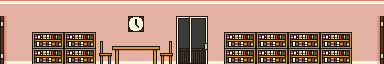

A level layout from a 2D game, rendered from its tile map. Below: a short description, then the map file with tile-grid data replaced by summaries:
An orthogonal 24x4 tile map with 16x16 px tiles, 1 tile layer (main) and 4 objects (4x item).

<map version="1.0" orientation="orthogonal" width="24" height="4" tilewidth="16" tileheight="16">
 <tileset firstgid="1" name="tiles" tilewidth="16" tileheight="16">
  <image source="../../../data/tiles.png" trans="000000" width="256" height="256" />
 </tileset>
 <layer name="main" width="24" height="4">
  <data>[96 cells, 96 non-empty, 28 distinct tile ids]</data>
 </layer>
 <objectgroup name="objects" width="24" height="4">
  <object type="item" x="128" y="32" width="16" height="16" />
  <object type="item" x="128" y="48" width="16" height="16" />
  <object type="item" x="272" y="48" width="16" height="16" />
  <object type="item" x="48" y="48" width="16" height="16" />
 </objectgroup>
</map>
